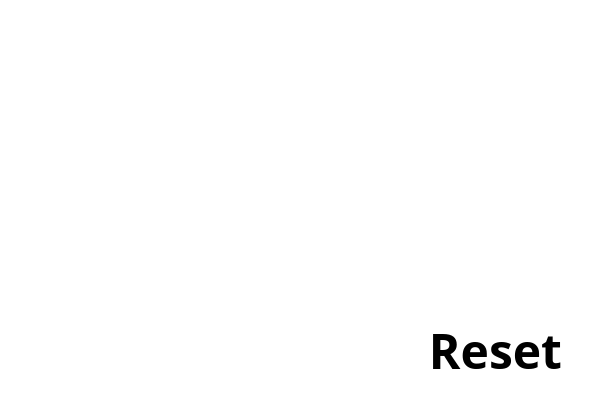
<?xml version="1.0" encoding="UTF-8"?>
<ui version="4.0">
 <class>result</class>
 <widget class="QWidget" name="result">
  <property name="geometry">
   <rect>
    <x>0</x>
    <y>0</y>
    <width>600</width>
    <height>400</height>
   </rect>
  </property>
  <property name="windowTitle">
   <string>Form</string>
  </property>
  <widget class="QLabel" name="label">
   <property name="geometry">
    <rect>
     <x>50</x>
     <y>50</y>
     <width>150</width>
     <height>150</height>
    </rect>
   </property>
   <property name="styleSheet">
    <string notr="true">background-color: rgb(255, 255, 255);</string>
   </property>
   <property name="text">
    <string/>
   </property>
  </widget>
  <widget class="QPushButton" name="pushButton">
   <property name="geometry">
    <rect>
     <x>420</x>
     <y>320</y>
     <width>151</width>
     <height>61</height>
    </rect>
   </property>
   <property name="font">
    <font>
     <family>Stone Sans ITC TT</family>
     <pointsize>36</pointsize>
     <weight>75</weight>
     <bold>true</bold>
    </font>
   </property>
   <property name="text">
    <string>Reset</string>
   </property>
   <property name="flat">
    <bool>true</bool>
   </property>
  </widget>
  <widget class="QLabel" name="label_2">
   <property name="geometry">
    <rect>
     <x>220</x>
     <y>50</y>
     <width>150</width>
     <height>150</height>
    </rect>
   </property>
   <property name="styleSheet">
    <string notr="true">background-color: rgb(255, 255, 255);

</string>
   </property>
   <property name="text">
    <string/>
   </property>
  </widget>
  <widget class="QLabel" name="label_3">
   <property name="geometry">
    <rect>
     <x>400</x>
     <y>50</y>
     <width>150</width>
     <height>150</height>
    </rect>
   </property>
   <property name="styleSheet">
    <string notr="true">background-color: rgb(255, 255, 255);</string>
   </property>
   <property name="text">
    <string/>
   </property>
  </widget>
  <widget class="QLabel" name="label_4">
   <property name="geometry">
    <rect>
     <x>200</x>
     <y>230</y>
     <width>191</width>
     <height>81</height>
    </rect>
   </property>
   <property name="styleSheet">
    <string notr="true">background-color: rgb(255, 255, 255);
</string>
   </property>
   <property name="text">
    <string/>
   </property>
  </widget>
  <widget class="QLabel" name="label_5">
   <property name="geometry">
    <rect>
     <x>0</x>
     <y>0</y>
     <width>600</width>
     <height>400</height>
    </rect>
   </property>
   <property name="styleSheet">
    <string notr="true">background-color: rgb(255, 255, 255);</string>
   </property>
   <property name="text">
    <string/>
   </property>
  </widget>
  <zorder>label_5</zorder>
  <zorder>label</zorder>
  <zorder>pushButton</zorder>
  <zorder>label_2</zorder>
  <zorder>label_3</zorder>
  <zorder>label_4</zorder>
 </widget>
 <resources/>
 <connections/>
</ui>
